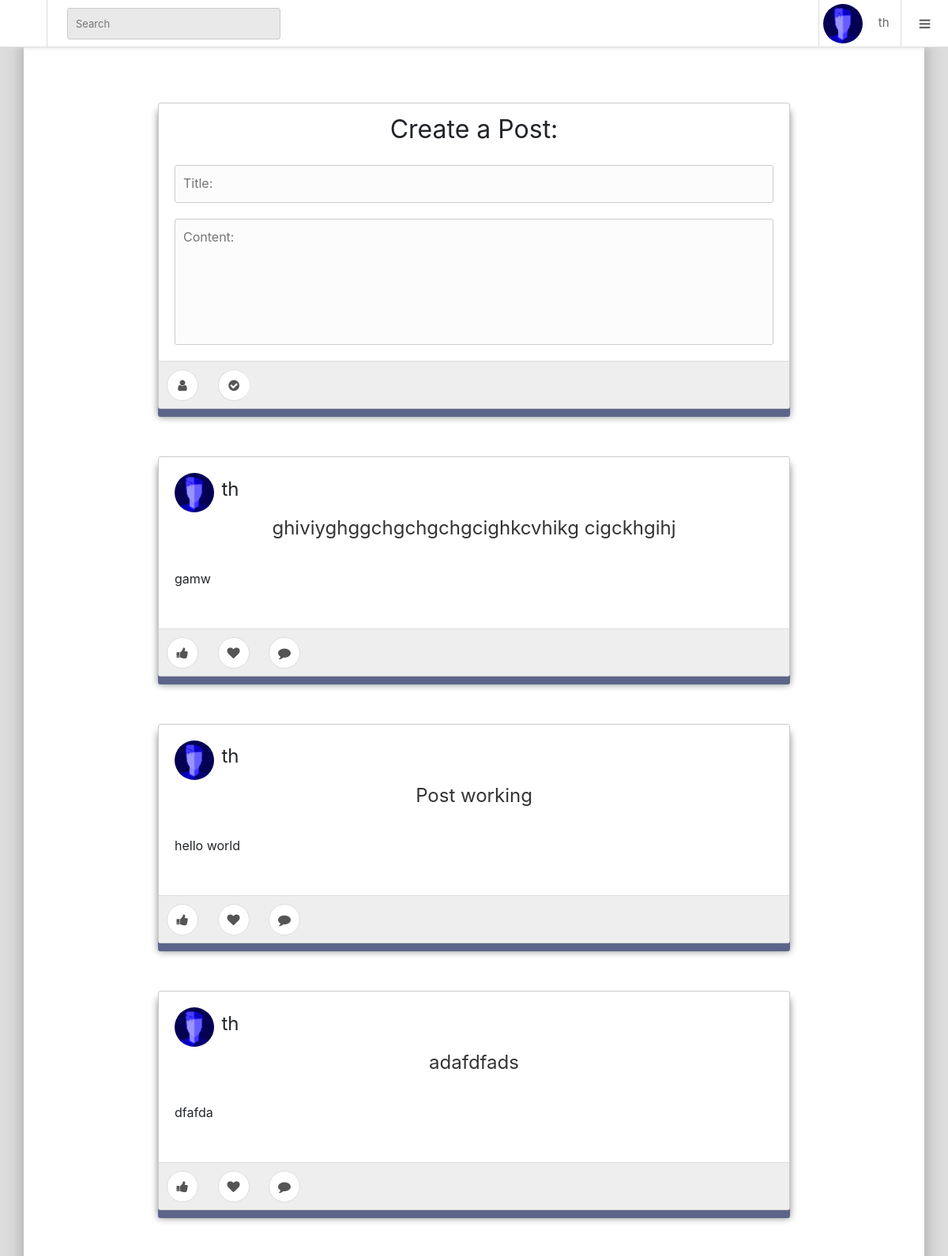
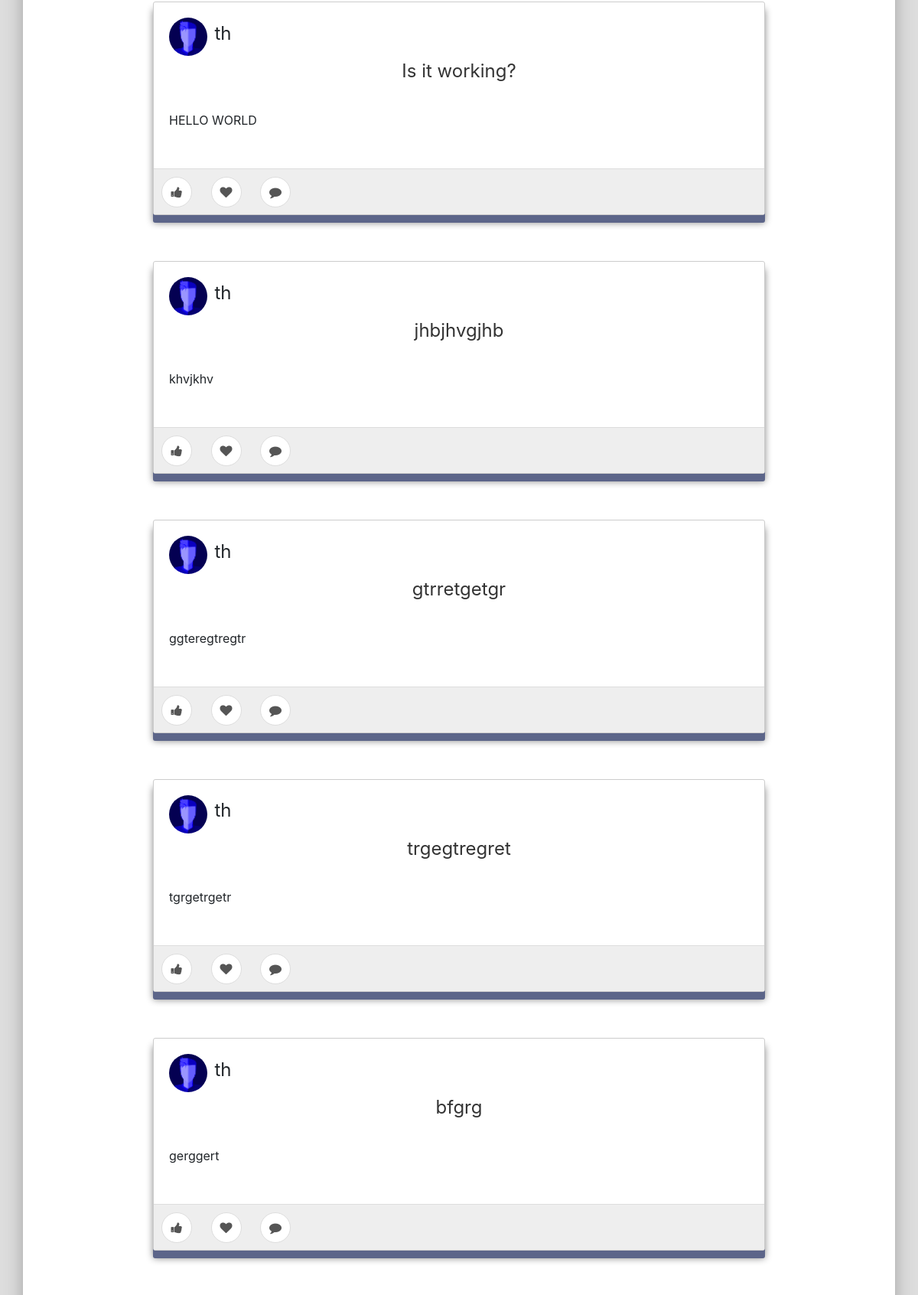
The page / (signed in, upper part) on the database its author committed (2 pictures, top to bottom).
### tables this page shows
CREATE TABLE `posts` (
  `id` int(11) NOT NULL,
  `userid` int(11) NOT NULL,
  `title` text NOT NULL,
  `text` text NOT NULL,
  `date` datetime NOT NULL DEFAULT CURRENT_TIMESTAMP
);

CREATE TABLE `users` (
  `id` int(11) NOT NULL,
  `username` text NOT NULL,
  `passhash` text NOT NULL,
  `displayname` text NOT NULL,
  `image` text NOT NULL,
  `bigimage` text NOT NULL,
  `date` datetime NOT NULL DEFAULT CURRENT_TIMESTAMP
);

### engine/db/getDB.php (called while the page is built, shortened)
<?php
$db = array();
	function getUserFromID($id){
		$query = db_query('SELECT * FROM `users` WHERE id = ' . $id);
    while ($row = mysqli_fetch_assoc($query)) {
			return $row;
		}
	}
	$posts = array();
	$query = db_query('SELECT * FROM `posts`');
    while ($row = mysqli_fetch_assoc($query)) {
		array_push($posts, $row);
	}
	$db['posts'] = array_reverse($posts);
	$pages = array();
	$query = db_query('SELECT * FROM `pages`');
	while ($row = mysqli_fetch_assoc($query)) {
		$pages[$row['pageName']] = json_decode($row['pages']);
	}
	$users = array();
	$query = db_query('SELECT * FROM `users`');
    while ($row = mysqli_fetch_assoc($query)) {
		array_push($users, $row);
	}
	$db['users'] = $users;

### engine/start.php (called while the page is built, shortened)
<?php
	include_once ENGINE_DIR . 'db/mysqli.php';
	include_once ENGINE_DIR . 'db/getDB.php';
	include_once ENGINE_DIR . 'loader.php';

### index.php (called while the page is built, shortened)
<?php
	include_once ENGINE_DIR . 'start.php';

### engine/pages.php (called while the page is built)
<?php
	if(isset($_GET['path'])) {
		$page = $_GET['path'];
		if(!(isset($pages[$page]))){
			$page = "404";
		}
	}else{
		$page = "homepage";
	}

### engine/loader.php (called while the page is built)
<?php
	include_once ENGINE_DIR . 'pages.php';
	include_once FRONTEND_DIR . 'loadFrontEnd.php';

### frontend/required/default/posts.php (the view, shortened to what this page needs)
<?php foreach($db['posts'] as $post) { ?>
	<div class="post container">
		<div class="row" style="padding-top: 15px;">
			<div class="col">
				<a style="background-image: url(<?php echo IMAGE_DIR . getUserFromID($post['userid'])['image']; ?>);" class="userPhoto"></a>
				<h4 class="postOwner"><?php echo getUserFromID($post['userid'])['displayname'];?></h4>
			</div>
		</div>
		<div class="row">
			<div class="col" align="center">
				<h3 class="postTitle center-block"><?php echo $post['title'];?></h3>
				</div>
		</div>
		<div class="row">
			<p class="postText" ><?php echo $post['text'];?></p>
		</div>
		<div class="row">
		</div>
		<div class="row align-bottom react">
				<button class="reactButton _thumbsup" data-toggle="tooltip" title="Like" onclick="" data-original-title="Like">
					<i class="fa fa-thumbs-up"></i>
				</button>
				<button class="reactButton _heart" data-toggle="tooltip" title="Love" onclick="" data-original-title="Love">
					<i class="fa fa-heart"></i>
				</button>
				<button class="reactButton _comments" onclick="showCommentsOnPost($(this));" data-toggle="tooltip" title="Comment" data-original-title="Comment">
					<i class="fa fa-comment"></i>
				</button>
		</div>
	</div>
<?php } ?>

### frontend/loadFrontEnd.php
<?php
	if(!isset($_SESSION['displayname'])){
		foreach($pages["login"] as $toInclude) {
			include_once DEFAULT_THEME_DIR . $toInclude;
		}
	}else{
		foreach($pages[$page] as $toInclude) {
			include_once DEFAULT_THEME_DIR . $toInclude;
		}
	}
?>

### frontend/required/stylesheet/style.css (style rules this page uses)
body { background-color: #ddd; }
.h1, .h2, .h3, .h4, .h5, .h6, h1, h2, h3, h4, h5, h6 { font-family: inherit; font-weight: 400; line-height: 1.1; color: inherit; }
.userPhoto { width: 50px; height: 50px; margin: 5px; display: inline-block; border-radius: 100%; position: relative; vertical-align: top; background-size: contain; }
.post { min-width: 500px; max-width: 800px; min-height: 200px; position: relative; margin: 30px auto; margin-bottom: 60px; background-color: #fff; border-radius: 3px; border: 1px solid #ccc; box-shadow: 0 10px 0px 0px #5C6589, 0 10px 10px 0px #888; display: block; }
.post .row > .col > * { display: inline-block; vertical-align: middle; }
.postText { padding-bottom: 60px; margin: 20px; }
.postTitle { padding: 2px 20px 10px 20px; display: block; font-size: 1.5em; color: #333; text-align: center; }
.react { width: 100%; left: 0; height: 60px; display: block; bottom: 0; left: 15px; position: absolute; background-color: #eee; overflow: hidden; border: 0; padding: 0; border-top: 1px solid #ddd; }
.reactButton { width: 40px; height: 40px; margin: 0; padding: 0; border-radius: 40px; border: 1px solid #ddd; display: inline-block; background: #fff; color: #555; position: relative; bottom: 0; outline: 0; transition: 0.2s; margin: 10px; }

### rows shown on the page
posts: userid.image (placeholder picture), userid.displayname "th", title "ghiviyghggchgchgchgcighkcvhikg cigckhgihj", text "gamw"
posts: userid.image (placeholder picture), userid.displayname "th", title "Post working", text "hello world"
posts: userid.image (placeholder picture), userid.displayname "th", title "adafdfads", text "dfafda"
posts: userid.image (placeholder picture), userid.displayname "th", title "Is it working?", text "HELLO WORLD"
posts: userid.image (placeholder picture), userid.displayname "th", title "jhbjhvgjhb", text "khvjkhv"
posts: userid.image (placeholder picture), userid.displayname "th", title "gtrretgetgr", text "ggteregtregtr"
posts: userid.image (placeholder picture), userid.displayname "th", title "trgegtregret", text "tgrgetrgetr"
posts: userid.image (placeholder picture), userid.displayname "th", title "bfgrg", text "gerggert"
